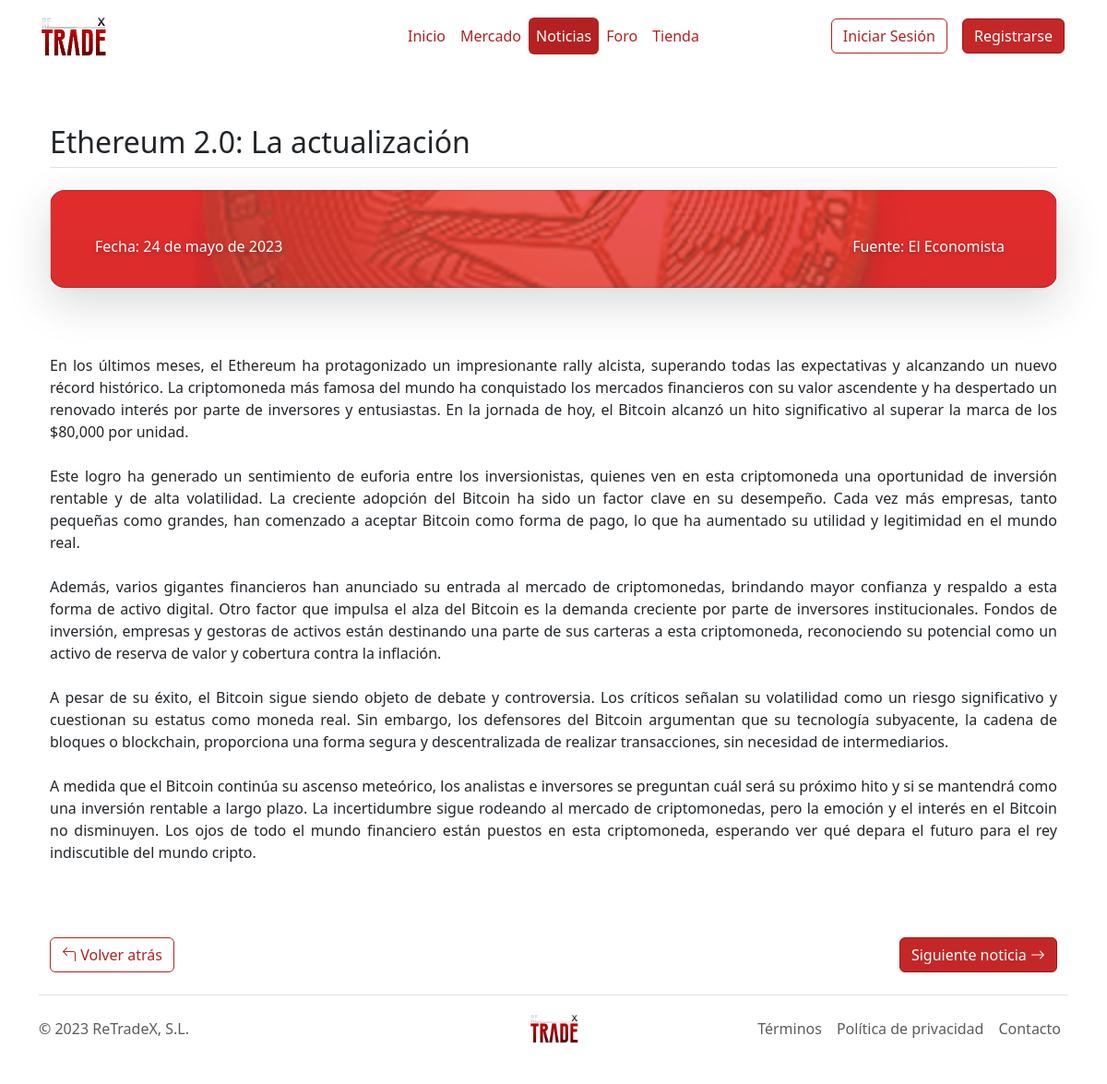
The page /Paginas/leernoticia.php?IdNoticia=8 on the database its author committed.
### tables this page shows
CREATE TABLE Noticias (
	IdNoticia int(5) AUTO_INCREMENT,
	Fecha varchar(20) NOT NULL,
	Titulo varchar(50) NOT NULL,
	Texto varchar(21000) NOT NULL,
	Fuente varchar(40) NOT NULL,
	Categoria varchar(200) NOT NULL,
    Foto varchar(70) NOT NULL,
	CONSTRAINT pk_Noticias PRIMARY KEY (IdNoticia)
);

### Paginas/leernoticia.php (the view, shortened to what this page needs)
<?php
include "global.php";
?>
<!DOCTYPE html>
<html lang="en">
<head>
    <link rel="stylesheet" href="../Estilos/style.css">
    <link rel="stylesheet" href="https://cdn.jsdelivr.net/npm/bootstrap-icons@1.10.5/font/bootstrap-icons.css">
</head>
<body>
  <div class="container">
    <header class="d-flex flex-wrap align-items-center justify-content-center justify-content-md-between py-3 mb-2">
      <a href="index.php" class="d-flex align-items-center col-md-3 mb-2 mb-md-0 text-dark text-decoration-none">
        <img class="img-fluid" src="../Imagenes/logo.png" height="75px" width="75px">
      </a>
      <ul class="nav nav-pills col-12 col-md-auto mb-2 justify-content-center mb-md-0">
        <li class="nav-item"><a href="index.php" class="nav-link px-2 link-dark">Inicio</a></li>
        <li class="nav-item"><a href="mercado.php" class="nav-link px-2 link-dark">Mercado</a></li>
        <li class="nav-item"><a href="noticias.php" class="nav-link px-2 link-dark active">Noticias</a></li>
        <li class="nav-item"><a href="foro.php" class="nav-link px-2 link-dark">Foro</a></li>
        <li class="nav-item"><a href="tienda.php" class="nav-link px-2 link-dark">Tienda</a></li>
      </ul>
      <div class="col-md-3 text-end">
      <?php
        if (!isset($_SESSION['correo'])) {
          echo '<a href="iniciar.php"><button type="button" class="btn btn-outline-primary me-2 m-1">Iniciar Sesión</button></a>
          <a href="registro.php"><button type="button" class="btn btn-primary m-1">Registrarse</button></a>';
        }else{
        echo '<a href="perfil.php"><button type="button" class="btn btn-primary m-1">Saldo '.$_SESSION['Saldo'].'€</button></a>
        <a href="cerrarsesion.php"><button type="button" class="btn btn-outline-primary me-2 m-1">Cerrar Sesión</button></a>';
        }
        ?>
      </div>
    </header>
  </div>
  <?php
        if (!isset($error)) {
          $id = $_GET['IdNoticia'];
          $sql = "SELECT * FROM Noticias WHERE IdNoticia=$id ";
          $resultado = $dwes->query($sql);
          if ($resultado) {
              $row = $resultado->fetch();
              while ($row != null) {
                  $nombre = $row['Titulo'];
                  $Fuente = $row['Fuente'];
                  $Texto = $row['Texto'];
                  $Fecha = $row['Fecha'];
                  $contadorPuntos = 0;
                  $Texto = preg_replace_callback('/\.\s/', function($matches) use (&$contadorPuntos) {
                      $contadorPuntos++;
                      if ($contadorPuntos % 3 === 0) {
                          return ".<br><br>";
                      } else {
                          return $matches[0];
                      }
                  }, $Texto);
                  $foto = $row['Foto'];
                  echo "<div class='container px-4 py-5' id='custom-cards'>
                  <h2 class='pb-2 border-bottom'>$nombre</h2>
                  <div class='align-items-stretch g-4 py-3'>
                    <div class='col'>
                      <div class='card card-cover h-100 overflow-hidden text-bg-dark rounded-4 shadow-lg' style='background-image: url(\"$foto\");'>
                        <div class='d-flex flex-column h-100 p-5 pb-3 text-white text-shadow-1'>
                          <ul class='d-flex list-unstyled mt-auto'>
                            <li class='me-auto'>Fecha: $Fecha
                            </li>
                            <li class='d-flex align-items-center me-2'>Fuente: $Fuente
                            </li>
                          </ul>
                        </div>
                      </div>
                    </div>
                  </div>
                </div>
                <div class='container px-4 pb-4' id='custom-cards'>
                <p class='pt-2' style='text-align: justify !important;'>$Texto</p>
                </div>
                <div class='d-grid gap-2 d-md-flex justify-content-center mb-4 mb-lg-3'>
                </div><br>" ;
                  $row = $resultado->fetch();
              }}
        };
    ?>
<div class="container px-4" id="custom-cards">
  <div class="d-flex justify-content-between">
    <a href="noticias.php"><button type="button" class="btn btn-outline-primary"><i class="bi bi-arrow-90deg-left"></i> Volver atrás</button></a>
<?php
              $sql = "SELECT * FROM Noticias WHERE IdNoticia=$id+1";
              $resultado = $dwes->query($sql);
              if ($resultado) {
                $row = $resultado->fetch();
                if($row != null) {
                echo "<a href='leernoticia.php?IdNoticia=".($id+1)."'><button type='button' class='btn btn-primary'>Siguiente noticia <i class='bi bi-arrow-right'></i></button></a>";
                }
             }
?>
</div>
</div>
      <?php echo $footer; ?>
</body>
</html>

### rows shown on the page
noticias: Titulo "Ethereum 2.0: La actualización", Foto (picture), Fecha "24 de mayo de 2023", Fuente "El Economista", Texto "En los últimos meses, el Ethereum ha protagonizado un impresionante rally alcista, superando todas las expectativas y alcanzando un nuevo récord histórico. La criptomoneda más famosa del mundo ha conquistado los mercados financieros con su valor ascendente y ha despertado un renovado interés por parte de inversores y entusiastas. En la jornada de hoy, el Bitcoin alcanzó un hito significativo al superar la marca de los $80,000 por unidad Este logro ha generado un sentimiento de euforia entre los inversionistas, quienes ven en esta criptomoneda una oportunidad de inversión rentable y de alta volatilidad. La creciente adopción del Bitcoin ha sido un factor clave en su desempeño. Cada vez más…"
